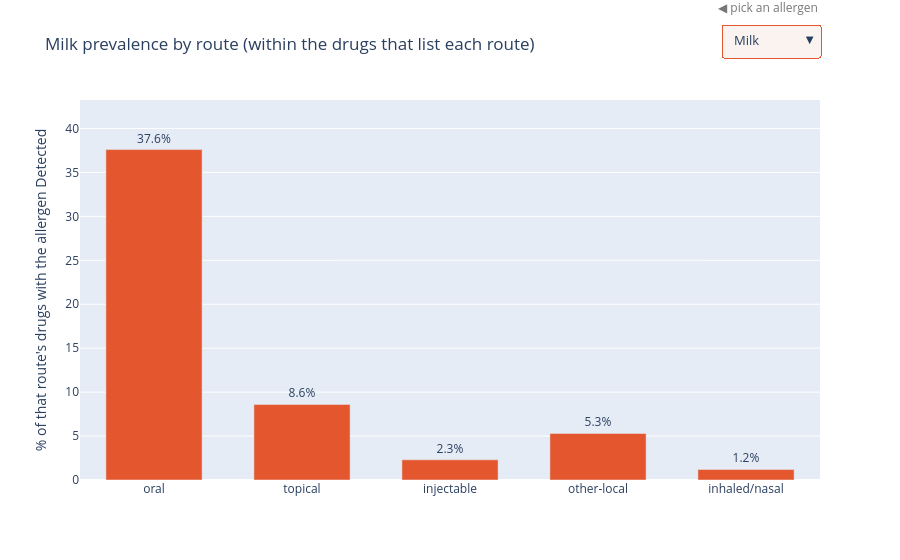

The code cell stored with this chart in its notebook:
### Markdown cell above
### Chart 3 — The finding: does route matter?
*Milk is a tablet filler (lactose), so it should concentrate in **oral** medicines and be near-absent in injectables.*

> ⚠️ **Important limitation (applies to Charts 3-5).** Only about **20% of the 20,000 medications have a route recorded** in openFDA; the other **~80% are blank** because FDA never mapped them to its structured fields. So every route-based chart reflects only the **3,977 medications that *have* a route**, not all 20,000. The pattern is clear within that subset, but it is not representative of the full catalogue - recovering route from unstructured dosage-form text is noted as future work.

### Code cell
# --- Chart 3 (interactive): each allergen's route-signature, via an allergen "slicer" ---
# The dropdown is an Excel-style slicer. Pick an allergen and the bars redraw to
# show THAT allergen's prevalence across the 5 route groups. Built in pure Plotly
# (graph_objects) so the interaction survives in the exported standalone HTML -
# no running server needed (a Streamlit widget would need one).
import plotly.graph_objects as go

groups = {"oral": "is_oral", "injectable": "is_injectable", "topical": "is_topical",
          "inhaled/nasal": "is_inhaled", "other-local": "is_other_route"}
ALLERGENS = {"Milk": "milk_status", "Eggs": "eggs_status", "Wheat": "wheat_status",
             "Sesame": "sesame_status", "Tree Nuts": "tree_nuts_status",
             "Peanuts": "peanuts_status", "Soy": "soy_status", "Alpha-Gal": "alpha_gal_status"}

# A route's size (its drug count) is the denominator, and it is the SAME for every
# allergen - so fix the x-axis order ONCE (biggest route first). A fixed order means
# switching allergen never reshuffles the axis, so comparisons stay honest.
route_n = {label: int(df[col].sum()) for label, col in groups.items()}
route_order = sorted(groups, key=lambda L: route_n[L], reverse=True)

# Pre-compute every allergen's per-route %, so all views can share ONE y-axis.
series = {name: [round((df[df[groups[r]]][sc] == "Detected").mean() * 100, 1) if route_n[r] else 0
                 for r in route_order]
          for name, sc in ALLERGENS.items()}
ymax = max(v for pcts in series.values() for v in pcts)   # shared, honest scale

fig = go.Figure()
for name, pcts in series.items():
    fig.add_bar(
        x=route_order, y=pcts, name=name, visible=(name == "Milk"),
        text=[f"{p}%" for p in pcts], textposition="outside", cliponaxis=False,
        marker_color="#e4572e", customdata=[route_n[r] for r in route_order],
        hovertemplate="<b>%{x}</b><br>" + name + " Detected: %{y}%"
                      "<br>%{customdata:,} drugs list this route<extra></extra>")

# The slicer: one button per allergen; each reveals only that allergen's bars.
buttons = [dict(label=name, method="update",
                args=[{"visible": [n == name for n in series]},
                      {"title.text": f"{name} prevalence by route "
                                     "(within the drugs that list each route)"}])
           for name in series]

fig.update_layout(
    title="Milk prevalence by route (within the drugs that list each route)",
    # Shared y-axis = honest cross-allergen comparison. JUDGMENT CALL: a fixed scale
    # makes tiny allergens (sesame, eggs) look flat; swap to autorange (delete the
    # range=... line) if you care more about each allergen's OWN route shape.
    yaxis=dict(title="% of that route's drugs with the allergen Detected",
               range=[0, ymax * 1.15]),
    xaxis_title="", showlegend=False, bargap=0.35,
    updatemenus=[dict(buttons=buttons, direction="down", showactive=True,
                      x=1.0, xanchor="right", y=1.20, yanchor="top",
                      bgcolor="#faf3f0", bordercolor="#e4572e", font=dict(size=13))],
    annotations=[dict(text="◀ pick an allergen", x=1.0, xref="paper", xanchor="right",
                      y=1.27, yref="paper", showarrow=False,
                      font=dict(size=12, color="#777"))])
fig.show()

# The numbers behind the chart (allergens x routes) - handy for the write-up / QA.
pd.DataFrame(series, index=route_order).T

### Figure 1 — Plotly figure (JSON) as saved in the notebook; plotly's stock layout.template omitted (floating-point values rounded to 4 significant figures)
{"data": [{"cliponaxis": false, "customdata": [2263, 1194, 298, 151, 82], "hovertemplate": "<b>%{x}</b><br>Milk Detected: %{y}%<br>%{customdata:,} drugs list this route<extra></extra>", "marker": {"color": "#e4572e"}, "name": "Milk", "text": ["37.6%", "8.6%", "2.3%", "5.3%", "1.2%"], "textposition": "outside", "type": "bar", "visible": true, "x": ["oral", "topical", "injectable", "other-local", "inhaled/nasal"], "y": [37.6, 8.6, 2.3, 5.3, 1.2]}, {"cliponaxis": false, "customdata": [2263, 1194, 298, 151, 82], "hovertemplate": "<b>%{x}</b><br>Eggs Detected: %{y}%<br>%{customdata:,} drugs list this route<extra></extra>", "marker": {"color": "#e4572e"}, "name": "Eggs", "text": ["0.1%", "0.2%", "0.0%", "0.0%", "0.0%"], "textposition": "outside", "type": "bar", "visible": false, "x": ["oral", "topical", "injectable", "other-local", "inhaled/nasal"], "y": [0.1, 0.2, 0, 0, 0]}, {"cliponaxis": false, "customdata": [2263, 1194, 298, 151, 82], "hovertemplate": "<b>%{x}</b><br>Wheat Detected: %{y}%<br>%{customdata:,} drugs list this route<extra></extra>", "marker": {"color": "#e4572e"}, "name": "Wheat", "text": ["0.5%", "1.8%", "0.0%", "0.0%", "1.2%"], "textposition": "outside", "type": "bar", "visible": false, "x": ["oral", "topical", "injectable", "other-local", "inhaled/nasal"], "y": [0.5, 1.8, 0, 0, 1.2]}, {"cliponaxis": false, "customdata": [2263, 1194, 298, 151, 82], "hovertemplate": "<b>%{x}</b><br>Sesame Detected: %{y}%<br>%{customdata:,} drugs list this route<extra></extra>", "marker": {"color": "#e4572e"}, "name": "Sesame", "text": ["0.0%", "0.6%", "0.7%", "0.0%", "0.0%"], "textposition": "outside", "type": "bar", "visible": false, "x": ["oral", "topical", "injectable", "other-local", "inhaled/nasal"], "y": [0, 0.6, 0.7, 0, 0]}, {"cliponaxis": false, "customdata": [2263, 1194, 298, 151, 82], "hovertemplate": "<b>%{x}</b><br>Tree Nuts Detected: %{y}%<br>%{customdata:,} drugs list this route<extra></extra>", "marker": {"color": "#e4572e"}, "name": "Tree Nuts", "text": ["0.3%", "2.8%", "0.0%", "0.0%", "0.0%"], "textposition": "outside", "type": "bar", "visible": false, "x": ["oral", "topical", "injectable", "other-local", "inhaled/nasal"], "y": [0.3, 2.8, 0, 0, 0]}, {"cliponaxis": false, "customdata": [2263, 1194, 298, 151, 82], "hovertemplate": "<b>%{x}</b><br>Peanuts Detected: %{y}%<br>%{customdata:,} drugs list this route<extra></extra>", "marker": {"color": "#e4572e"}, "name": "Peanuts", "text": ["0.0%", "0.1%", "0.0%", "0.0%", "0.0%"], "textposition": "outside", "type": "bar", "visible": false, "x": ["oral", "topical", "injectable", "other-local", "inhaled/nasal"], "y": [0, 0.1, 0, 0, 0]}, {"cliponaxis": false, "customdata": [2263, 1194, 298, 151, 82], "hovertemplate": "<b>%{x}</b><br>Soy Detected: %{y}%<br>%{customdata:,} drugs list this route<extra></extra>", "marker": {"color": "#e4572e"}, "name": "Soy", "text": ["2.5%", "6.6%", "1.0%", "0.0%", "0.0%"], "textposition": "outside", "type": "bar", "visible": false, "x": ["oral", "topical", "injectable", "other-local", "inhaled/nasal"], "y": [2.5, 6.6, 1, 0, 0]}, {"cliponaxis": false, "customdata": [2263, 1194, 298, 151, 82], "hovertemplate": "<b>%{x}</b><br>Alpha-Gal Detected: %{y}%<br>%{customdata:,} drugs list this route<extra></extra>", "marker": {"color": "#e4572e"}, "name": "Alpha-Gal", "text": ["17.3%", "5.4%", "1.3%", "1.3%", "0.0%"], "textposition": "outside", "type": "bar", "visible": false, "x": ["oral", "topical", "injectable", "other-local", "inhaled/nasal"], "y": [17.3, 5.4, 1.3, 1.3, 0]}], "layout": {"annotations": [{"font": {"color": "#777", "size": 12}, "showarrow": false, "text": "◀ pick an allergen", "x": 1, "xanchor": "right", "xref": "paper", "y": 1.27, "yref": "paper"}], "bargap": 0.35, "showlegend": false, "title": {"text": "Milk prevalence by route (within the drugs that list each route)"}, "updatemenus": [{"bgcolor": "#faf3f0", "bordercolor": "#e4572e", "buttons": [{"args": [{"visible": [true, false, false, false, false, false, false, false]}, {"title.text": "Milk prevalence by route (within the drugs that list each route)"}], "label": "Milk", "method": "update"}, {"args": [{"visible": [false, true, false, false, false, false, false, false]}, {"title.text": "Eggs prevalence by route (within the drugs that list each route)"}], "label": "Eggs", "method": "update"}, {"args": [{"visible": [false, false, true, false, false, false, false, false]}, {"title.text": "Wheat prevalence by route (within the drugs that list each route)"}], "label": "Wheat", "method": "update"}, {"args": [{"visible": [false, false, false, true, false, false, false, false]}, {"title.text": "Sesame prevalence by route (within the drugs that list each route)"}], "label": "Sesame", "method": "update"}, {"args": [{"visible": [false, false, false, false, true, false, false, false]}, {"title.text": "Tree Nuts prevalence by route (within the drugs that list each route)"}], "label": "Tree Nuts", "method": "update"}, {"args": [{"visible": [false, false, false, false, false, true, false, false]}, {"title.text": "Peanuts prevalence by route (within the drugs that list each route)"}], "label": "Peanuts", "method": "update"}, {"args": [{"visible": [false, false, false, false, false, false, true, false]}, {"title.text": "Soy prevalence by route (within the drugs that list each route)"}], "label": "Soy", "method": "update"}, {"args": [{"visible": [false, false, false, false, false, false, false, true]}, {"title.text": "Alpha-Gal prevalence by route (within the drugs that list each route)"}], "label": "Alpha-Gal", "method": "update"}], "direction": "down", "font": {"size": 13}, "showactive": true, "x": 1, "xanchor": "right", "y": 1.2, "yanchor": "top"}], "xaxis": {"title": {"text": ""}}, "yaxis": {"range": [0, 43.24], "title": {"text": "% of that route's drugs with the allergen Detected"}}}}
